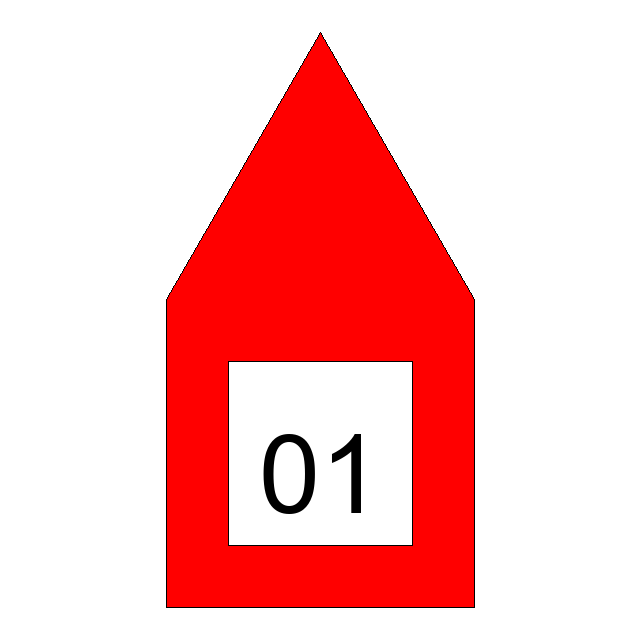
#> input picture chara/picture/train/number/digit_01.png, 640 x 640 px; its folder holds only this picture in this run
$ python -i new_tran.py   (imports and definitions only)
#> lines starting #> are read from the running program, lines starting #| are printed output that depends on the picture; after the words box and inside, x2 and y2 are one past the last pixel; in counts of white or black regions, pixels touching at a corner belong together
import cv2
import numpy as np
import os
from PIL import Image


def get_bbox_from_contours(image_path):
    # 1. 读取图像
    img = cv2.imread(image_path)
#> img is the input picture: shape (640, 640, 3); mean B, G, R 189.1, 189.1, 252
    h, w = img.shape[:2]
#> h = 640; w = 640

    # 2. 预处理：转灰度 -> 二值化
    # 这里假设背景是白色或黑色，物体颜色不同
    gray = cv2.cvtColor(img, cv2.COLOR_BGR2GRAY)
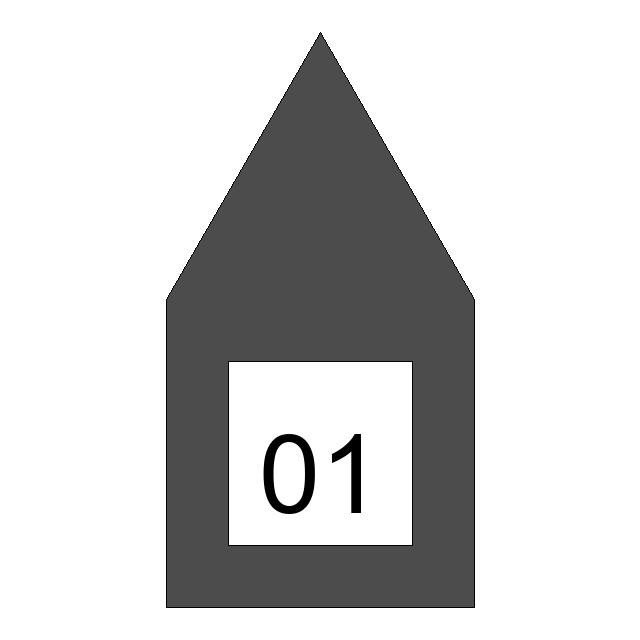
#> gray: shape (640, 640); min 0, max 255, mean 207.8
    _, thresh = cv2.threshold(gray, 200, 255, cv2.THRESH_BINARY_INV)
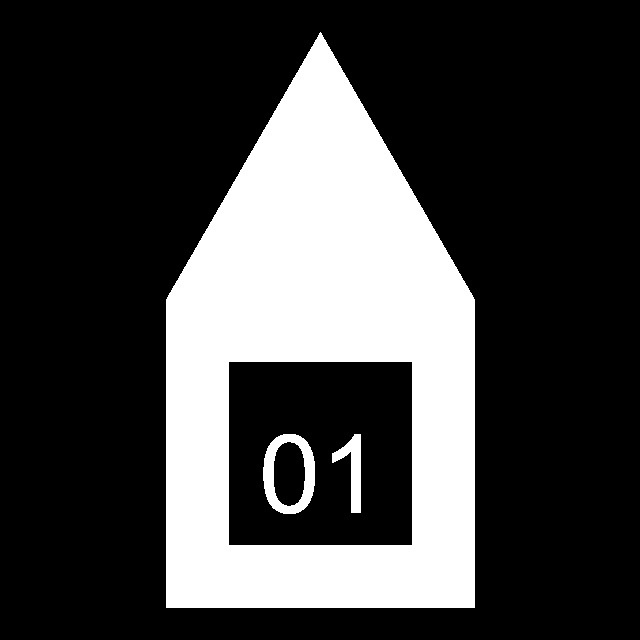
#> thresh: shape (640, 640); 25.9% white; 3 white regions

    # 3. 查找轮廓
    contours, _ = cv2.findContours(thresh, cv2.RETR_EXTERNAL, cv2.CHAIN_APPROX_SIMPLE)
#> contours = 1 contour; box (x1, y1, x2, y2) and area: (166, 32, 475, 608) 135982

    if not contours:
        return None

    # 4. 找到最大的轮廓（假设是主要物体）
    c = max(contours, key=cv2.contourArea)
#> c = contour of 457 points, box (x1, y1, x2, y2) (166, 32, 475, 608), area 135982

    # 5. 获取外接矩形坐标 (x, y, w, h)
    x, y, box_w, box_h = cv2.boundingRect(c)
#> x = 166; y = 32; box_w = 309; box_h = 576

    # 6. 计算归一化高宽
    norm_w = box_w / w
#> norm_w = 0.483
    norm_h = box_h / h
#> norm_h = 0.9

    return norm_w, norm_h


def generate_labels(image_dir, label_dir):
    if not os.path.exists(label_dir):
        os.makedirs(label_dir)
    for filename in os.listdir(image_dir):
        if filename.endswith(".jpg") or filename.endswith(".png"):
            image_path = os.path.join(image_dir, filename)
            label_path = os.path.join(label_dir, os.path.splitext(filename)[0] + ".txt")
            with Image.open(image_path) as img:
                width, height = img.size
            # 这里假设所有图片的标签都是 class_id=0，center_x=0.5，center_y=0.5，width=1.0，height=1.0
            # 你可以根据实际情况修改这些值
            class_id = 0
            center_x = 0.5
            center_y = 0.5
            bbox_width = 0
            bbox_height = 0
            bbox_width = get_bbox_from_contours(image_path)[0]
            bbox_height = get_bbox_from_contours(image_path)[1]
            with open(label_path, "w") as f:
                f.write(
                    f"{class_id} {center_x} {center_y} {bbox_width} {bbox_height}\n"
                )


# 使用示例

# image_directory = "/home/frankrobot/桌面/yolo/picture/train/val-target"
# label_directory = "/home/frankrobot/桌面/yolo/labels/train/val-target"
# generate_labels(image_directory, label_directory)

>>> result = get_bbox_from_contours('../../chara/picture/train/number/digit_01.png')
#> result = (0.483, 0.9)
